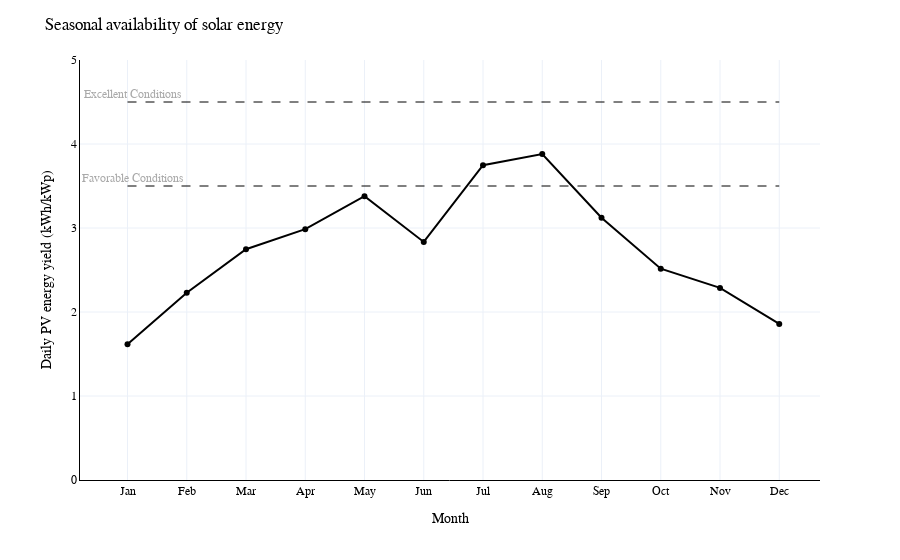

This figure's notebook cell:
### Code cell
def extract_monthly_stats():
    
    with open("../global_inputs.yml", 'r') as f:
        global_inputs = yaml.safe_load(f)

    pv_directory = global_inputs.get('solar_graph_source')

    
    pv_files = [f for f in os.listdir(pv_directory) if f.endswith('.tif')]

    
    monthly_pv = []

    aoi = aoi_file.geometry

    for f in pv_files:
        pattern = re.compile(r'PVOUT_(\d{2})')
        match = pattern.search(f)
        if match:
            m = int(match.group(1))  

            file_path = os.path.join(pv_directory, f)

            with rasterio.open(file_path) as src:
                
                raster_data, raster_transform = mask(src, aoi.geometry, crop=True)

                stats = {
                    'month': m,
                    'max': np.nanmax(raster_data),
                    'min': np.nanmin(raster_data),
                    'mean': np.nanmean(raster_data),
                    'sum': np.nansum(raster_data)
                }

                
                monthly_pv.append(stats)
        else:
            print(f"No match found for filename: {f}")

    monthly_pv_df = pd.DataFrame(monthly_pv)

    monthly_pv_df.sort_values(by='month', inplace=True)
    

    monthly_pv_df['daily'] = monthly_pv_df['max']/30

    
    highest_value = monthly_pv_df['daily'].max()
    lowest_value = monthly_pv_df['daily'].min()

    
    ratio = highest_value / lowest_value

    # Check if the ratio is greater than 2.5
    if ratio > 2.5:
        print("Seasonality is high, making solar energy available throughout the year")
    else:
        print("Seasonality is low to moderate, making solar energy available in only some of the months")


    plt.figure(figsize=(8, 8))
    plt.plot(monthly_pv_df['month'], monthly_pv_df['daily'], marker='o', linestyle='-')


    plt.axhline(y=3.5, linestyle='--', color='black')
    plt.text(1, 3.52, 'Favorable Conditions', color='darkgrey', verticalalignment='bottom', horizontalalignment='left')

    plt.axhline(y=4.5, linestyle='--', color='black')
    plt.text(1, 4.52, 'Excellent Conditions', color='darkgrey', verticalalignment='bottom', horizontalalignment='left')

    plt.xlabel('Month')
    plt.ylabel('Daily PV energy yield (kWh/kWp)')
    plt.title('Seasonal availability of solar energy')
    plt.xticks(np.arange(1, 13), ['Jan', 'Feb', 'Mar', 'Apr', 'May', 'Jun', 'Jul', 'Aug', 'Sep', 'Oct', 'Nov', 'Dec'])
    plt.grid(True)
    plt.tight_layout()

    render_path = os.path.join(render_folder, f"{city}_PV_graph.png")
    plt.savefig(render_path, bbox_inches='tight')
    plt.close()

    fig = px.line(monthly_pv_df, x='month', y='daily', markers=True)
    fig.add_annotation(x=1, y=4.6, text='Excellent Conditions', showarrow=False, font=dict(color='darkgrey'), xshift=5)
    fig.add_annotation(x=1, y=3.6, text='Favorable Conditions', showarrow=False, font=dict(color='darkgrey'), xshift=5)
    fig.update_xaxes(title='Month', tickvals=list(range(1, 13)), ticktext=['Jan', 'Feb', 'Mar', 'Apr', 'May', 'Jun', 'Jul', 'Aug', 'Sep', 'Oct', 'Nov', 'Dec'])
    fig.update_yaxes(title='Daily PV energy yield (kWh/kWp)', range=[0, 5])
    fig.add_shape(type="line", x0=1, y0=3.5, x1=12, y1=3.5, line=dict(color="black", width=1, dash='dash'))
    fig.add_shape(type="line", x0=1, y0=4.5, x1=12, y1=4.5, line=dict(color="black", width=1, dash='dash'))
    fig.update_traces(line=dict(color='black'))
    fig.update_layout(title='Seasonal availability of solar energy', xaxis=dict(showgrid=True, zeroline=False,linecolor='black'),yaxis=dict(linecolor='black'),template='plotly_white',autosize=True,font=font_dict,plot_bgcolor='white')
    fig.show()
    fig.write_html(render_path.replace('.png', '.html'),full_html=False, include_plotlyjs='cdn')
extract_monthly_stats()

### Figure 1 — Plotly figure (JSON) as saved in the notebook; plotly's stock layout.template omitted (floating-point values rounded to 4 significant figures)
{"data": [{"hovertemplate": "month=%{x}<br>daily=%{y}<extra></extra>", "legendgroup": "", "line": {"color": "black", "dash": "solid"}, "marker": {"symbol": "circle"}, "mode": "lines+markers", "name": "", "orientation": "v", "showlegend": false, "type": "scatter", "x": [1, 2, 3, 4, 5, 6, 7, 8, 9, 10, 11, 12], "xaxis": "x", "y": [1.615, 2.23, 2.748, 2.986, 3.379, 2.834, 3.748, 3.881, 3.123, 2.515, 2.287, 1.858], "yaxis": "y"}], "layout": {"annotations": [{"font": {"color": "darkgrey"}, "showarrow": false, "text": "Excellent Conditions", "x": 1, "xshift": 5, "y": 4.6}, {"font": {"color": "darkgrey"}, "showarrow": false, "text": "Favorable Conditions", "x": 1, "xshift": 5, "y": 3.6}], "autosize": true, "font": {"color": "black", "family": "system-ui, -apple-system, \"Segoe UI\", Roboto, \"Helvetica Neue\", Arial, \"Noto Sans\", \"Liberation Sans\", sans-serif, \"Apple Color Emoji\", \"Segoe UI Emoji\", \"Segoe UI Symbol\", \"Noto Color Emoji\"", "size": 12}, "legend": {"tracegroupgap": 0}, "margin": {"t": 60}, "plot_bgcolor": "white", "shapes": [{"line": {"color": "black", "dash": "dash", "width": 1}, "type": "line", "x0": 1, "x1": 12, "y0": 3.5, "y1": 3.5}, {"line": {"color": "black", "dash": "dash", "width": 1}, "type": "line", "x0": 1, "x1": 12, "y0": 4.5, "y1": 4.5}], "title": {"text": "Seasonal availability of solar energy"}, "xaxis": {"anchor": "y", "domain": [0, 1], "linecolor": "black", "showgrid": true, "ticktext": ["Jan", "Feb", "Mar", "Apr", "May", "Jun", "Jul", "Aug", "Sep", "Oct", "Nov", "Dec"], "tickvals": [1, 2, 3, 4, 5, 6, 7, 8, 9, 10, 11, 12], "title": {"text": "Month"}, "zeroline": false}, "yaxis": {"anchor": "x", "domain": [0, 1], "linecolor": "black", "range": [0, 5], "title": {"text": "Daily PV energy yield (kWh/kWp)"}}}}
